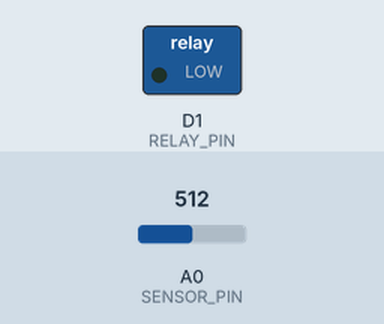
Bench run of a sketch on a simulated ESP8266 (NodeMCU). On the bench: switched loads named in the sketch (green lamp = pin HIGH). The test bench sets the inputs (shaded band); at power-on: A0 (SENSOR_PIN) = 512.

Above: at 1.2 s.
1.3 s: A0 (SENSOR_PIN) set to 590
2.9 s: A0 (SENSOR_PIN) set to 619
At 4.1 s:
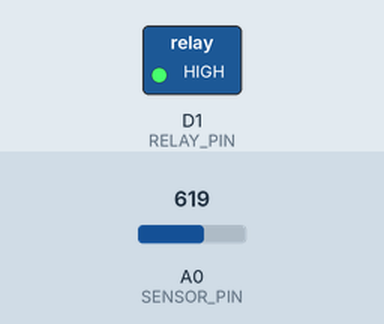
4.7 s: A0 (SENSOR_PIN) set to 511
At 5.3 s:
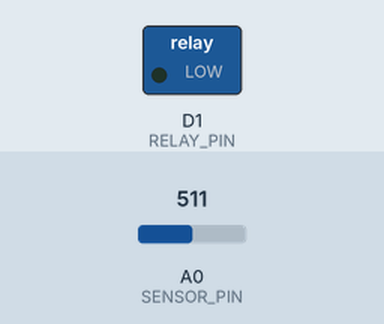
6.2 s: A0 (SENSOR_PIN) set to 716
At 7.3 s:
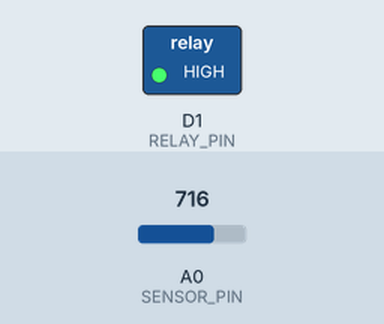
Timing chart, 0 to 9.0 s (numbered marks = the images above; inputs shaded):
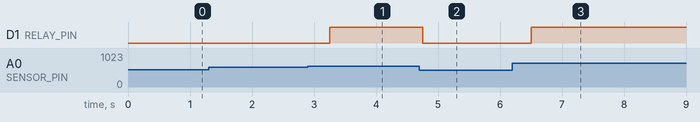

The sketch:

sketch.ino
```cpp
#define RELAY_PIN D1
#define SENSOR_PIN A0

float thresholdValue = 2.0;
const int timeThreshold = 450;

bool relayStatus = false;
unsigned long startTime = 0;

void setup() {
  pinMode(RELAY_PIN, OUTPUT);
  pinMode(SENSOR_PIN, INPUT_PULLUP);
}

void loop() {
  int sensorValue = analogRead(SENSOR_PIN);
  float threshold = sensorValue * (3.3 / 1000);

  // Check if threshold is continuously above the specified value for the specified duration
  if (threshold >= thresholdValue) {
    if (relayStatus == false && millis() - startTime >= timeThreshold) {
      relayStatus = true;
      digitalWrite(RELAY_PIN, HIGH);
    }
  } else {
    // If threshold drops below the specified value, turn off relay
    if (relayStatus == true) {
      relayStatus = false;
      digitalWrite(RELAY_PIN, LOW);
    }
    // Reset the timer when the threshold drops below the specified value
    startTime = millis();
  }

  delay(250);
}
```

Measured:
- the behaviour switches between 606 and 607 on A0 (SENSOR_PIN) (found by bisection; images 0 and 1)
- after the input at 1.3 s, every drawn part: stays the same
- after the input at 2.9 s, D1 (RELAY_PIN): LOW → HIGH after 0.35 s
- after the input at 4.7 s, D1 (RELAY_PIN): HIGH → LOW after 0.05 s
- after the input at 6.2 s, D1 (RELAY_PIN): LOW → HIGH after 0.30 s
